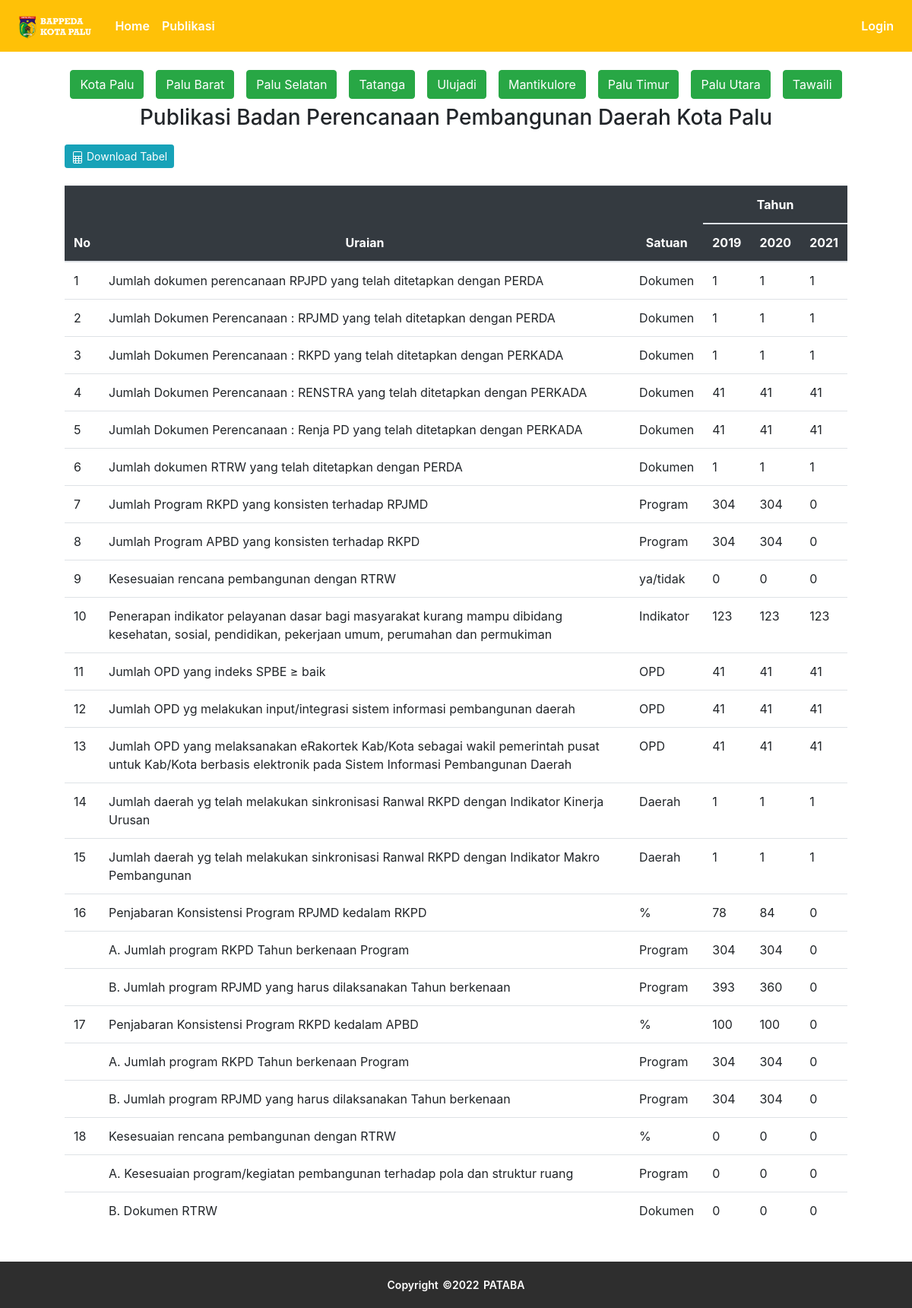
The app's page /publikasi/bappeda, older data.
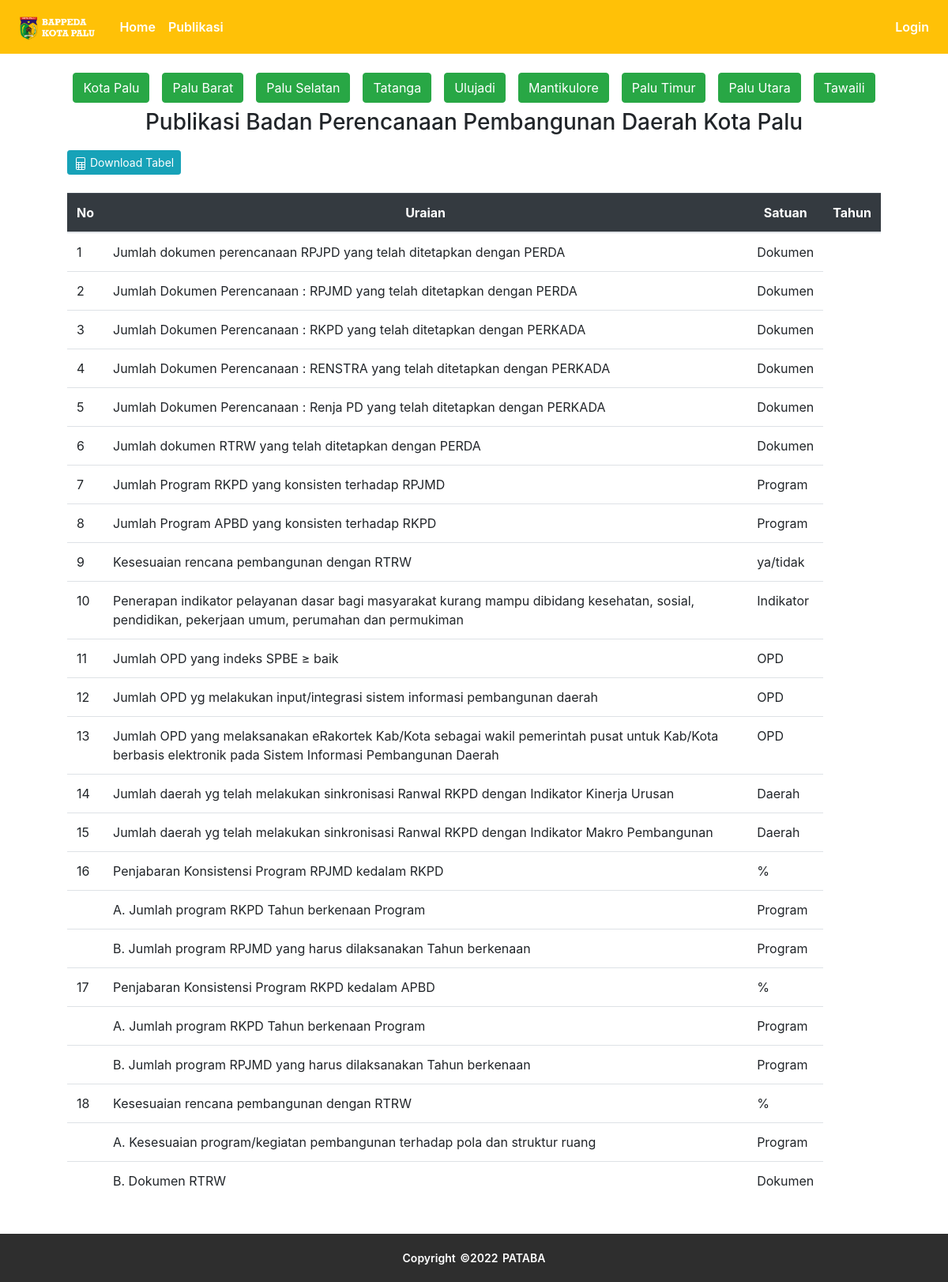
The same page, newer data.
### publication/models.py (models this page shows)
class Bappeda(db.Model):
  id = db.Column(db.Integer(), primary_key=True)
  tahun = db.Column(db.String(length=4), nullable=False)
  u1 = db.Column(db.Float())
  u2 = db.Column(db.Float())
  u3 = db.Column(db.Float())
  u4 = db.Column(db.Float())
  u5 = db.Column(db.Float())
  u6 = db.Column(db.Float())
  u7 = db.Column(db.Float())
  u8 = db.Column(db.Float())
  u9 = db.Column(db.String())
  u10 = db.Column(db.Float())
  u11 = db.Column(db.Float())
  u12 = db.Column(db.Float())
  u13 = db.Column(db.Float())
  u14 = db.Column(db.Float())
  u15 = db.Column(db.Float())
  u16 = db.Column(db.Float())
  u17 = db.Column(db.Float())
  u18 = db.Column(db.Float())
  u19 = db.Column(db.Float())
  u20 = db.Column(db.Float())
  u21 = db.Column(db.Float())
  u22 = db.Column(db.Float())
  u23 = db.Column(db.Float())
  u24 = db.Column(db.Float())
  district_id = db.Column(db.Integer(), nullable=True)

### publication/bappeda/routes_bappeda.py (the view)
@app.route('/publikasi/bappeda')
def bappeda():
  data = Bappeda.query.filter_by(district_id=None).order_by(Bappeda.tahun).all()
  return render_template('bappeda/bappeda.html', data=data)

### publication/templates/bappeda/bappeda.html (shortened to what the changed rows need)
{% extends 'base.html' %}
{% block content %}
  <div class="container">
    <div class="table-responsive mb-5" style="padding: 5vh;">
      <table class="table" id="bappedaTable">
        <thead class="table-dark text-center">
          <tr>
            <th rowspan="2" scope="col">No</th>
            <th rowspan="2" scope="col">Uraian</th>
            <th rowspan="2" scope="col">Satuan</th>
            <th colspan="{{ data|length + 1 }}" scope="col" style="text-align: center">Tahun</th>
          </tr>
          <tr>
            {% for d in data %}
              <th>
                {{ d.tahun }}
              </th>
            {% endfor %}
          </tr>
        </thead>
        <tbody>
          <tr>
            <td>1</td>
            <td>Jumlah dokumen perencanaan RPJPD yang telah ditetapkan dengan PERDA</td>
            <td>Dokumen</td>
            {% for d in data %}
            <td>{{ d.u1 }}</td>
            {% endfor %}
          </tr>
          <tr>
            <td>2</td>
            <td>Jumlah Dokumen Perencanaan : RPJMD yang telah ditetapkan dengan PERDA</td>
            <td>Dokumen</td>
            {% for d in data %}
            <td>{{ d.u2 }}</td>
            {% endfor %}
          </tr>
          <tr>
            <td>3</td>
            <td>Jumlah Dokumen Perencanaan : RKPD yang telah ditetapkan dengan PERKADA</td>
            <td>Dokumen</td>
            {% for d in data %}
            <td>{{ d.u3 }}</td>
            {% endfor %}
          </tr>
          <tr>
            <td>4</td>
            <td>Jumlah Dokumen Perencanaan : RENSTRA yang telah ditetapkan dengan PERKADA</td>
            <td>Dokumen</td>
            {% for d in data %}
            <td>{{ d.u4 }}</td>
            {% endfor %}
          </tr>
          <tr>
            <td>5</td>
            <td>Jumlah Dokumen Perencanaan : Renja PD yang telah ditetapkan dengan PERKADA</td>
            <td>Dokumen</td>
            {% for d in data %}
            <td>{{ d.u5 }}</td>
            {% endfor %}
          </tr>
          <tr>
            <td>6</td>
            <td>Jumlah dokumen RTRW yang telah ditetapkan dengan PERDA</td>
            <td>Dokumen</td>
            {% for d in data %}
            <td>{{ d.u6 }}</td>
            {% endfor %}
          </tr>
          <tr>
            <td>7</td>
            <td>Jumlah Program RKPD yang konsisten terhadap RPJMD</td>
            <td>Program</td>
            {% for d in data %}
            <td>{{ d.u7 }}</td>
            {% endfor %}
          </tr>
          <tr>
            <td>8</td>
            <td>Jumlah Program APBD yang konsisten terhadap RKPD</td>
            <td>Program</td>
            {% for d in data %}
            <td>{{ d.u8 }}</td>
            {% endfor %}
          </tr>
          <tr>
            <td>9</td>
            <td>Kesesuaian rencana pembangunan dengan RTRW</td>
            <td>ya/tidak</td>
            {% for d in data %}
            <td>{{ d.u9 }}</td>
            {% endfor %}
          </tr>
          <tr>
            <td>10</td>
            <td>Penerapan indikator pelayanan dasar bagi masyarakat kurang mampu dibidang kesehatan, sosial, pendidikan, pekerjaan umum, perumahan dan permukiman</td>
            <td>Indikator</td>
            {% for d in data %}
            <td>{{ d.u10 }}</td>
            {% endfor %}
          </tr>
          <tr>
            <td>11</td>
            <td>Jumlah OPD yang indeks SPBE ≥ baik</td>
            <td>OPD</td>
            {% for d in data %}
            <td>{{ d.u11 }}</td>
            {% endfor %}
          </tr>
          <tr>
            <td>12</td>
            <td>Jumlah OPD yg melakukan input/integrasi sistem informasi pembangunan daerah</td>
            <td>OPD</td>
            {% for d in data %}
            <td>{{ d.u12 }}</td>
            {% endfor %}
          </tr>
          <tr>
            <td>13</td>
            <td>Jumlah OPD yang melaksanakan eRakortek Kab/Kota sebagai wakil pemerintah pusat untuk Kab/Kota berbasis elektronik pada Sistem Informasi Pembangunan Daerah</td>
            <td>OPD</td>
            {% for d in data %}
            <td>{{ d.u13 }}</td>
            {% endfor %}
          </tr>
          <tr>
            <td>14</td>
            <td>Jumlah daerah yg telah melakukan sinkronisasi Ranwal RKPD dengan Indikator Kinerja Urusan</td>
            <td>Daerah</td>
            {% for d in data %}
            <td>{{ d.u14 }}</td>
            {% endfor %}
          </tr>
          <tr>
            <td>15</td>
            <td>Jumlah daerah yg telah melakukan sinkronisasi Ranwal RKPD dengan Indikator Makro Pembangunan</td>
            <td>Daerah</td>
            {% for d in data %}
            <td>{{ d.u15 }}</td>
            {% endfor %}
          </tr>
          <tr>
            <td>16</td>
            <td>Penjabaran Konsistensi Program RPJMD kedalam RKPD</td>
            <td>%</td>
            {% for d in data %}
            <td>{{ d.u16 }}</td>
            {% endfor %}
          </tr>
          <tr>
            <td></td>
            <td>A. Jumlah program RKPD Tahun berkenaan	Program</td>
            <td>Program</td>
            {% for d in data %}
            <td>{{ d.u17 }}</td>
            {% endfor %}
          </tr>
          <tr>
            <td></td>
            <td>B. Jumlah program RPJMD yang harus dilaksanakan Tahun berkenaan</td>
            <td>Program</td>
            {% for d in data %}
            <td>{{ d.u18 }}</td>
            {% endfor %}
          </tr>
          <tr>
            <td>17</td>
            <td>Penjabaran Konsistensi Program RKPD kedalam APBD</td>
            <td>%</td>
            {% for d in data %}
            <td>{{ d.u19 }}</td>
            {% endfor %}
          </tr>
          <tr>
            <td></td>
            <td>A. Jumlah program RKPD Tahun berkenaan	Program</td>
            <td>Program</td>
            {% for d in data %}
            <td>{{ d.u20 }}</td>
            {% endfor %}
          </tr>
          <tr>
            <td></td>
            <td>B. Jumlah program RPJMD yang harus dilaksanakan Tahun berkenaan</td>
            <td>Program</td>
            {% for d in data %}
            <td>{{ d.u21 }}</td>
            {% endfor %}
          </tr>
          <tr>
            <td>18</td>
            <td>Kesesuaian rencana pembangunan dengan RTRW</td>
            <td>%</td>
            {% for d in data %}
            <td>{{ d.u22 }}</td>
            {% endfor %}
          </tr>
          <tr>
            <td></td>
            <td>A. Kesesuaian program/kegiatan pembangunan terhadap pola dan struktur ruang</td>
            <td>Program</td>
            {% for d in data %}
            <td>{{ d.u23 }}</td>
            {% endfor %}
          </tr>
          <tr>
            <td></td>
            <td>B. Dokumen RTRW</td>
            <td>Dokumen</td>
            {% for d in data %}
            <td>{{ d.u24 }}</td>
            {% endfor %}
          </tr>
        </tbody>
      </table>
    </div>
  </div>
{% endblock %}

Row changes from the older to the newer data that the page shows:
removed Bappeda: tahun "2019", u1 "1", u2 "1", u3 "1", u4 "41", u5 "41", u6 "1", u7 "304", u8 "304", u9 "0", u10 "123", u11 "41", u12 "41", u13 "41", u14 "1", u15 "1", u16 "78", u17 "304", u18 "393", u19 "100", u20 "304", u21 "304", u22 "0", u23 "0", u24 "0"
removed Bappeda: tahun "2020", u1 "1", u2 "1", u3 "1", u4 "41", u5 "41", u6 "1", u7 "304", u8 "304", u9 "0", u10 "123", u11 "41", u12 "41", u13 "41", u14 "1", u15 "1", u16 "84", u17 "304", u18 "360", u19 "100", u20 "304", u21 "304", u22 "0", u23 "0", u24 "0"
removed Bappeda: tahun "2021", u1 "1", u2 "1", u3 "1", u4 "41", u5 "41", u6 "1", u7 "0", u8 "0", u9 "0", u10 "123", u11 "41", u12 "41", u13 "41", u14 "1", u15 "1", u16 "0", u17 "0", u18 "0", u19 "0", u20 "0", u21 "0", u22 "0", u23 "0", u24 "0"
